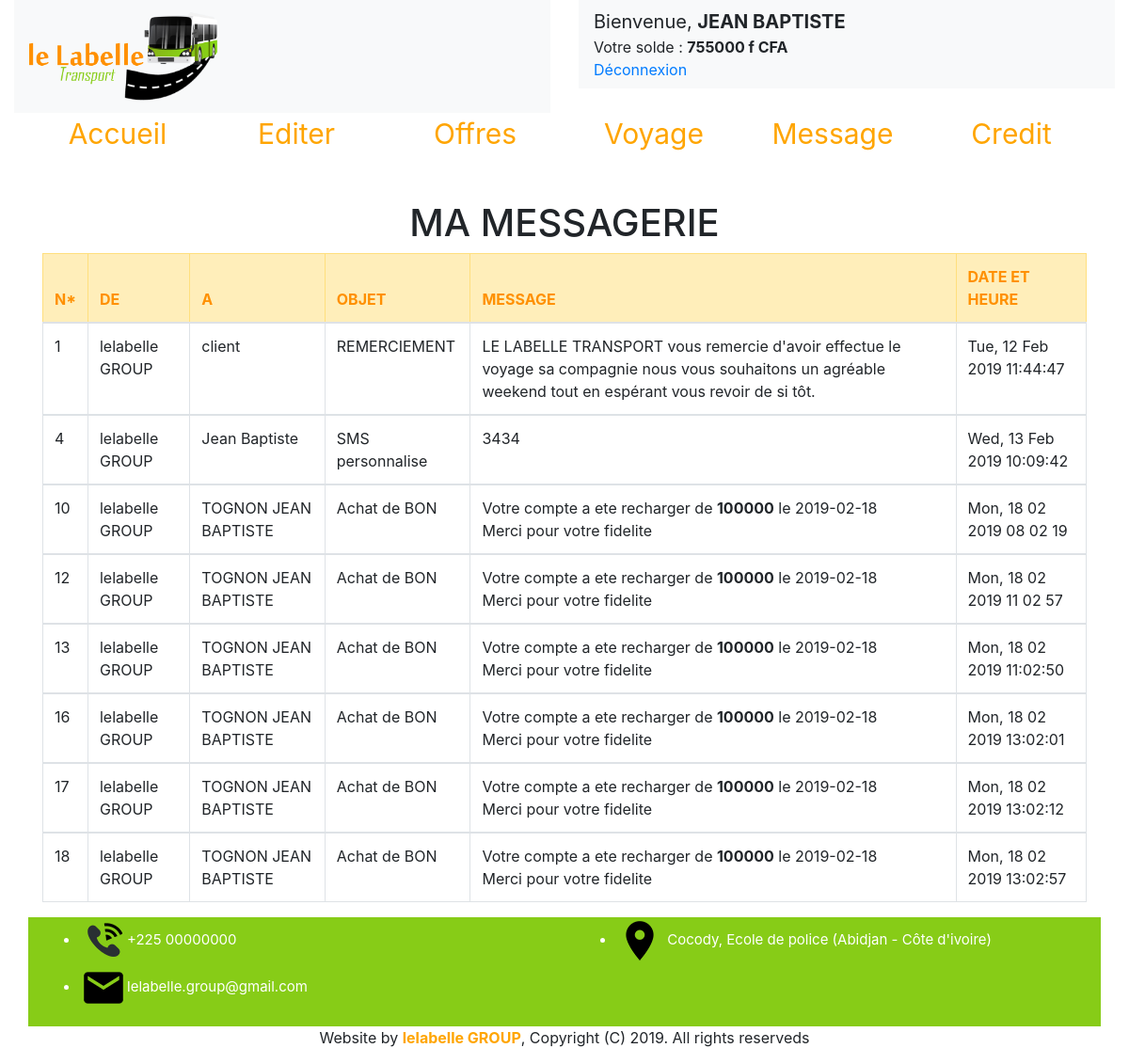
The app's page /message.php (signed in) with its own data.
### tables this page shows
CREATE TABLE `user` (
  `iduser` int(11) NOT NULL,
  `nom` varchar(45) NOT NULL,
  `prenom` varchar(100) NOT NULL,
  `datenaiss` date NOT NULL,
  `sexe` varchar(45) NOT NULL,
  `solde` int(11) NOT NULL,
  `tel` varchar(45) DEFAULT NULL,
  `email` varchar(45) NOT NULL,
  `mdp` varchar(50) NOT NULL,
  `date_create` date NOT NULL
);

CREATE TABLE `message` (
  `idmsg` int(11) NOT NULL,
  `emetteur` varchar(50) NOT NULL,
  `recepteur` varchar(50) NOT NULL,
  `objet` varchar(50) NOT NULL,
  `sms` text NOT NULL,
  `dateposte` varchar(25) NOT NULL,
  `statut` int(11) NOT NULL,
  `usertel` varchar(20) NOT NULL
);

### message.php (called while the page is built, shortened)
<?php include 'views/message.views.php' ?>

### views/message.views.php (the view, shortened to what this page needs)
<!DOCTYPE html>
<html lang="en" dir="ltr">
  <head>
  </head>
  <body>
    <?php
      include './config/header1.php';
      include './config/config.php';
      $telephone = $_SESSION['telephone'];
      $sql= mysqli_query($conn,"SELECT* FROM message WHERE statut=0 or usertel='$telephone' ");
    if ($sql) {
     ?>
    <br><br>  <center>  <H1>MA MESSAGERIE</H1> </center>
    <center> <div class="container ">
       <table class="table table-bordered table-md ">
         <thead class="table-warning">
           <tr>
             <th>N*</th>
             <th>DE</th>
             <th>A</th>
             <th>OBJET</th>
             <th>MESSAGE</th>
             <th>DATE ET HEURE</th>
           </tr>
         </thead>
     <?php
     while($tbmsg = mysqli_fetch_assoc($sql)) {
        $idsms = $tbmsg['idmsg'];
        $emetteur = $tbmsg['emetteur'];
        $recepteur = $tbmsg['recepteur'];
        $objet = $tbmsg['objet'];
        $sms = $tbmsg['sms'];
        $dateposte = $tbmsg['dateposte'];
?>
        <tbody>
          <tr>
            <td><?php echo $idsms; ?></td>
            <td><?php echo $emetteur; ?></td>
            <td><?php echo $recepteur; ?></td>
            <td><?php echo $objet; ?></td>
            <td><?php echo $sms; ?></td>
            <td><?php echo $dateposte; ?></td>
          </tr>
<?php
     }
    }
    ?>
  </tbody>
</table>
</div> </center>
    <?php include 'config/footer.php' ?>
  </body>
</html>

### config/header1.php (shortened to what this page needs)
<!DOCTYPE html>
<html lang="en">
<head>
    <link rel="stylesheet" href="css/header1.css">
    <link rel="stylesheet" href="css/bootstrap.css">
</head>
<body>
<div class="container-fluid">
    <div class="row">
        <div class="col-md-6">
        <nav class="navbar navbar-expand-md bg-light">
        <a class="navbar-brand" href="#">
            <img src="images/lelabelle.png" alt="logo" style="width:200px;">
         </a>
        </nav>
        </div>
        <div class="col-md-6 ">
        <nav class="navbar navbar-expand-md bg-light">
          <?php if(isset($_SESSION['logged_in'])): ?>
            <nav >
            <span id="login">
                Bienvenue, <?php echo "<strong>".$_SESSION['prenom']."</strong>"; ?>
            </span> <br>
            <span class="login">
                Votre solde :   <?php
                  include 'config/config.php';
                          $iduser =$_SESSION['logged_id'];
                          $query = "SELECT * FROM user WHERE iduser='$iduser' ";
                            $results = mysqli_query($conn,$query);
                            if (mysqli_num_rows($results) == 1) {
                              $array = $results -> fetch_assoc();
                              $solde = $array['solde'];
                              echo "<strong>".$solde." f CFA </strong>";
                            }
                  ?>
            </span id="login"> <br>
            <span style='color:orange'>
                <a href="users.php?logout='true'">Déconnexion</a>
            </span>
            </nav>
            <?php endif ?>
        </div>
    </div>
</div>
<div class="container menu">
    <div class="row">
        <div class="col-md-2">
            <a href="users.php">Accueil</a>
        </div>
        <div class="col-md-2">
            <a href="profile.php">Editer</a>
        </div>
        <div class="col-md-2">
            <a href="offres.php">Offres</a>
        </div>
        <div class="col-md-2">
            <a href="voyage.php">Voyage</a>
        </div>
         <div class="col-md-2">
            <a href="message.php">Message</a>
        </div>
        <div class="col-md-2">
            <a href="recharger.php">Credit</a>
        </div>
    </div>
</div>
</body>
</html>

### config/footer.php (shortened to what this page needs)
<!DOCTYPE html>
<html lang="en">
<head>
    <link rel="stylesheet" href="css/bootstrap.min.css">
    <link rel="stylesheet" href="css/footer.css">
</head>
<body>
    <div class="container footer">
        <div class="row">
            <div class="col-sm-6">
                <ul>
                    <li><img src="images/phone.png"  alt="">+225 00000000</li>
                    <li><img src="images/email.png"  alt="">lelabelle.group@gmail.com</li>
                </ul>
            </div>
            <div class="col-sm-6">
            <ul>
                <li>
                    <img src="images/map.png" alt=""> Cocody, Ecole de police (Abidjan - Côte d'ivoire)
                </li>
            </ul>
            </div>
        </div>
    </div>
    <center>
      <p>Website by <strong style="color:orange">lelabelle GROUP</strong>, Copyright (C) 2019. All rights reserveds  </p>
    </center>
</body>
</html>

### css/header1.css (style rules this page uses)
html,body { margin: 0; font-family: 'Agency FB', 'Arial Narrow', Arial, sans-serif; }
.menu { font-size: 30px; text-align: center; text-decoration: none; }
.menu a { color: orange; }
#login { font-size: 20px; text-align: right; }
.table-warning { color: #ff9000; }

### css/footer.css (style rules this page uses)
.footer { background-color: #87cc17; font-size: 15px; color: white; }

### records on screen
user: solde "755000"
message: idmsg "1", emetteur "lelabelle GROUP", recepteur "client", objet "REMERCIEMENT", sms "LE LABELLE TRANSPORT vous remercie d'avoir effectue le voyage sa compagnie nous vous souhaitons un agréable weekend tout en espérant vous revoir de si tôt.", dateposte "Tue, 12 Feb 2019 11:44:47"
message: idmsg "4", emetteur "lelabelle GROUP", recepteur "Jean Baptiste", objet "SMS personnalise", sms "3434", dateposte "Wed, 13 Feb 2019 10:09:42"
message: idmsg "10", emetteur "lelabelle GROUP", recepteur "TOGNON JEAN BAPTISTE", objet "Achat de BON", sms "Votre compte a ete recharger de 100000 le 2019-02-18 Merci pour votre fidelite", dateposte "Mon, 18 02 2019 08 02 19"
message: idmsg "12", emetteur "lelabelle GROUP", recepteur "TOGNON JEAN BAPTISTE", objet "Achat de BON", sms "Votre compte a ete recharger de 100000 le 2019-02-18 Merci pour votre fidelite", dateposte "Mon, 18 02 2019 11 02 57"
message: idmsg "13", emetteur "lelabelle GROUP", recepteur "TOGNON JEAN BAPTISTE", objet "Achat de BON", sms "Votre compte a ete recharger de 100000 le 2019-02-18 Merci pour votre fidelite", dateposte "Mon, 18 02 2019 11:02:50"
message: idmsg "16", emetteur "lelabelle GROUP", recepteur "TOGNON JEAN BAPTISTE", objet "Achat de BON", sms "Votre compte a ete recharger de 100000 le 2019-02-18 Merci pour votre fidelite", dateposte "Mon, 18 02 2019 13:02:01"
message: idmsg "17", emetteur "lelabelle GROUP", recepteur "TOGNON JEAN BAPTISTE", objet "Achat de BON", sms "Votre compte a ete recharger de 100000 le 2019-02-18 Merci pour votre fidelite", dateposte "Mon, 18 02 2019 13:02:12"
message: idmsg "18", emetteur "lelabelle GROUP", recepteur "TOGNON JEAN BAPTISTE", objet "Achat de BON", sms "Votre compte a ete recharger de 100000 le 2019-02-18 Merci pour votre fidelite", dateposte "Mon, 18 02 2019 13:02:57"

### other values on screen
$_SESSION['prenom'] "JEAN BAPTISTE"
